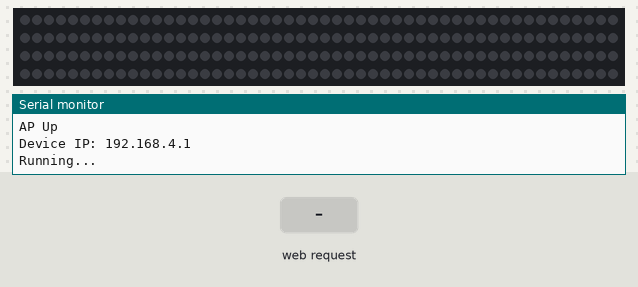
The sketch below on a simulated ESP8266 (NodeMCU). Shown: 200 RGB LEDs in strip order, left to right, continuing on the next row, the last lines printed to the serial monitor. The inputs (shaded band) are chosen by the test bench. Dim RGB values are drawn brighter than linear.

Above: at 1.2 s.
1.3 s: HTTP request GET /data?word=1 received
At 1.43 s:
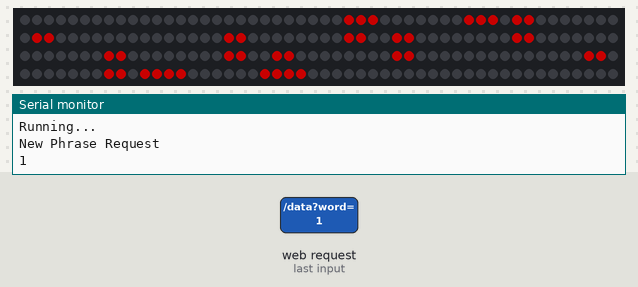
3.3 s: HTTP request GET /speed received
At 3.51 s:
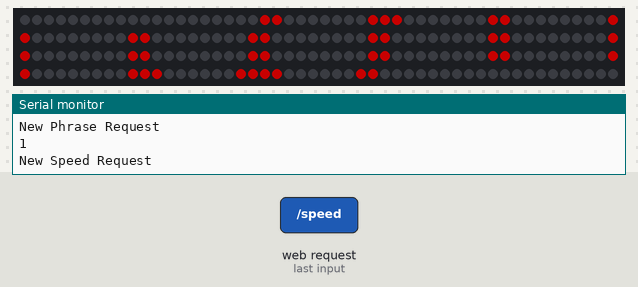
4.9 s: HTTP request GET /color received
Timing chart, 0 to 7.9 s (numbered marks = the images above; inputs shaded):
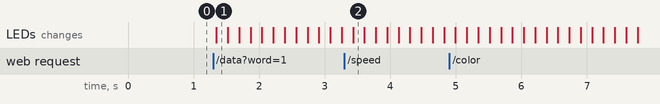

The sketch:

matrix.ino
```cpp
#include <NeoPixelBus.h>
#include <NeoPixelBrightnessBus.h>
#include <ESP8266WebServer.h>
#include "matrixletters.h"

#define colorSaturation 128

const uint8_t PixelCount = 200;
const uint8_t CharacterNumberLimit = 255;

static const int END_MARKER = 255;
static const int NUM_ROWS = 10;
unsigned int* letterIndices;
int UPDATES_PER_SECOND = 6;

char** rowChars;
int numChars = 0;
int rowPos = -1;
RgbColor letterColor;
RgbColor backgroundColor;

// Access Point Settings
ESP8266WebServer server(80);
const char ssid[] = "";
const char password[] = "";

//NeoPixelBus<NeoRgbFeature, Neo800KbpsMethod> strip(PixelCount);
NeoPixelBrightnessBus<NeoRgbFeature, Neo800KbpsMethod> strip(PixelCount);

void setup() {
  Serial.begin(115200);
  while (!Serial); // wait for serial attach

  // malloc rowChars
  rowChars = (char**) malloc(NUM_ROWS * (sizeof(char*)));
  for (int i = 0; i < NUM_ROWS; i++)
    rowChars[i] = (char*) malloc((CharacterNumberLimit + 1) * 5 * sizeof(char));

  letterIndices = (unsigned int*) malloc((CharacterNumberLimit + 2) * sizeof(unsigned int));  // add one for end mark and space
  letterIndices[0] = END_MARKER;

  // init colors
  letterColor = RgbColor(255, 0, 0);
  backgroundColor = RgbColor(0, 0, 0);

  Serial.println();
  Serial.println("Initializing...");
  Serial.flush();

  setupWifi();

  // this resets all the neopixels to an off state
  strip.Begin();
  strip.Show();

  strip.SetBrightness(100);
  Serial.println();
  Serial.println("Running...");
}

void setupWifi() {
  WiFi.softAP(ssid, password);
  IPAddress IP = WiFi.softAPIP();
  Serial.println("AP Up");
  Serial.print("Device IP: ");
  Serial.println(IP);
  server.on("/data", HTTP_GET, handleNewDisplay);
  server.on("/speed", HTTP_GET, handleChangeSpeed);
  server.on("/color", HTTP_GET, handleChangeLetterColor);
  server.on("/reset", HTTP_GET, handleReset);
  server.on("/backgroundColor", HTTP_GET, handleChangeBackgroundColor);
  server.on("/brightness", HTTP_GET, handleChangeBrightness); \
  server.begin();
}

void loop() {
  server.handleClient();

  scrollLetters();
  strip.Show();
  delay(1000 / UPDATES_PER_SECOND);
}

void scrollLetters() {
  if (rowPos < 0)
    return;
  char posChar;
  int colorIdx;
  char* rowString;

  for (int i = 0; i < NUM_ROWS; i++) {
    rowString = *(rowChars + i);
    for (int o = 0; o < 20; o++) {
      posChar = rowString[(o + rowPos) % (numChars * 5)]; // first row diff

      colorIdx = (i % 2 == 0) ? (i * 20) + o : ((i + 1) * 20) - o - 1;

      if (posChar == '1')
        strip.SetPixelColor(colorIdx, letterColor);
      else
        strip.SetPixelColor(colorIdx, backgroundColor);
    }
  }
  delay(1);
  rowPos++;
  if (rowPos == 2147483647) rowPos - 0; // if we reach max int
}

void getLedPositions() {
  // for each row
  for (int i = 0; i < NUM_ROWS; i++) {
    char rowString[5 * numChars + 1]; // each character gets (4 lights + space) + terminator in a row
    for (int l = 0; l < CharacterNumberLimit; l++) {
      // check if we reached the end of the letter indicies
      if (letterIndices[l] == END_MARKER) {
        rowString[5 * numChars] = '\0';
        break;
      }

      for (int r = 0; r < 4; r++)
        rowString[(l * 5) + r] = (i == 0 || i == 9) ? '0' : letters[letterIndices[l]][i - 1][r];
      rowString[(l * 5) + 4] = '0';
    }
    strncpy(*(rowChars + i), rowString, 5 * numChars + 1);
  }
  rowPos = 0;
}

void handleNewDisplay() {
  server.send(200, "text/html", "Data received");
  Serial.println("New Phrase Request");

  if (server.hasArg("word")) { // this is the variable sent from the client
    String recievedWord = server.arg("word");
    Serial.println(recievedWord);
    if (recievedWord.length()+1 >= CharacterNumberLimit) {
      Serial.println("too many characters");
      return;
    }
    for (int i = 0; i < recievedWord.length(); i++) {
      letterIndices[i] = letterMap[recievedWord.charAt(i)];
    }
    // end with a space
    letterIndices[recievedWord.length()] = letterMap['&'];
    letterIndices[recievedWord.length() + 1] = END_MARKER;
    numChars = recievedWord.length() + 1;
  }
  getLedPositions();
}

void handleChangeSpeed() {
  server.send(200, "text/html", "Data received");
  Serial.println("New Speed Request");

  if (server.hasArg("speed")) {
    int updateSpeed = server.arg("speed").toInt();
    if (updateSpeed == 0) return;
    UPDATES_PER_SECOND = updateSpeed;
  }
}

void handleChangeLetterColor() {
  server.send(200, "text/html", "Data received");
  Serial.println("letter color Request");

  if (server.hasArg("red") && server.hasArg("green") && server.hasArg("blue")) {
    float red = server.arg("red").toFloat() * 255;
    float green = server.arg("green").toFloat() * 255;
    float blue = server.arg("blue").toFloat() * 255 ;
    letterColor = RgbColor(red, green, blue);
  }
}

void handleChangeBackgroundColor() {
  server.send(200, "text/html", "Data received");
  Serial.println("Background Color Request");

  if (server.hasArg("red") && server.hasArg("green") && server.hasArg("blue")) {
    float red = server.arg("red").toFloat() * 255;
    float green = server.arg("green").toFloat() * 255;
    float blue = server.arg("blue").toFloat() * 255 ;
    backgroundColor = RgbColor(red, green, blue);
  }
}

void handleReset() {
  server.send(200, "text/html", "Data received");
  Serial.println("Reset Request");

  letterIndices[0] = END_MARKER;
  getLedPositions();

  // init colors
  letterColor = RgbColor(255, 0, 0);
  backgroundColor = RgbColor(0, 0, 0);

  setupWifi();

  // this resets all the neopixels to an off state
  strip.Begin();
  strip.Show();
}

void handleChangeBrightness() {
  server.send(200, "text/html", "Data received");
  Serial.println("Brightness Request");

  if (server.hasArg("brightness")) {
    int updateBrightness = server.arg("brightness").toInt();
    if (updateBrightness == 0) return;
    strip.SetBrightness(updateBrightness);
  }
}
```

matrixletters.h
```cpp
#ifndef _MATRIXLETTERS_H
#define _MATRIXLETTERS_H
#include <map>

 char letters[][8][5] = {
  // 8x4
  {"0110", "1001", "1001", "1001", "1111", "1001", "1001", "1001"}, // A
  {"1110", "1001", "1001", "1010", "1001", "1001", "1001", "1111"}, //B
  {"1111", "1000", "1000", "1000", "1000", "1000", "1000", "1111"}, //C
  {"1100", "1010", "1001", "1001", "1001", "1001", "1010", "1100"}, //D
  {"1111", "1000", "1000", "1000", "1111", "1000", "1000", "1111"}, //E
  {"1111", "1000", "1000", "1000", "1111", "1000", "1000", "1000"}, //F
  {"1111", "1000", "1000", "1000", "1011", "1001", "1001", "1111"}, //G
  {"1001", "1001", "1001", "1001", "1111", "1001", "1001", "1001"}, //H
  {"1111", "0110", "0110", "0110", "0110", "0110", "0110", "1111"}, //I
  {"1111", "0001", "0001", "0001", "0001", "1001", "1001", "1111"}, //J
  {"1001", "1010", "1100", "1100", "1100", "1100", "1010", "1001"}, //K
  {"1000", "1000", "1000", "1000", "1000", "1000", "1000", "1111"}, //L
  {"1001", "1001", "1111", "1001", "1001", "1001", "1001", "1001"}, //M
  {"1111", "1001", "1001", "1001", "1001", "1001", "1001", "1001"}, //n
  {"1111", "1001", "1001", "1001", "1001", "1001", "1001", "1111"}, //O
  {"1111", "1001", "1001", "1111", "1000", "1000", "1000", "1000"}, //P
  {"1111", "1001", "1001", "1001", "1001", "1111", "0010", "0001"}, //Q
  {"1111", "1001", "1001", "1001", "1111", "1100", "1010", "1001"}, //R
  {"1111", "1000", "1000", "1000", "1111", "0001", "0001", "1111"}, //S
  {"1111", "0110", "0110", "0110", "0110", "0110", "0110", "0110"}, //T
  {"1001", "1001", "1001", "1001", "1001", "1001", "1001", "1111"}, //U
  {"1001", "1001", "1001", "1001", "1001", "1001", "1001", "0110"}, //V
  {"1001", "1001", "1001", "1001", "1001", "1111", "1001", "1001"}, //W
  {"1001", "1001", "1001", "0110", "0110", "0110", "1001", "1001"}, //X
  {"1001", "1001", "1001", "1111", "0110", "0110", "0110", "0110"}, //Y
  {"1111", "1111", "0011", "0111", "1110", "1100", "1111", "1111"}, //Z
  {"0000", "0000", "0000", "0000", "0000", "0000", "0000", "0000"}, // Space [26]
  {"1111", "0001", "0001", "0111", "0110", "0000", "0110", "0110"}, // ?
  {"1111", "0101", "0010", "0001", "0001", "0010", "0101", "1111"}, // sigma
  {"1111", "1001", "1001", "1001", "1111", "1001", "1001", "1111"}, // theta
  {"0110", "0110", "0110", "0110", "0110", "0000", "0110", "0110"}, // ! [30]
  {"1110", "0110", "0110", "0110", "0110", "0110", "0110", "1111"}, // 1 [31]
  {"1111", "0001", "0001", "0001", "1111", "1000", "1000", "1111"}, // 2 [32]
  {"1111", "1111", "0001", "1111", "1111", "0001", "1111", "1111"}, // 3 [33]
  {"1001", "1001", "1001", "1111", "0011", "0011", "0011", "0011"}, // 4 [34]
  {"1111", "1000", "1000", "1110", "0001", "0001", "0001", "1110"}, // 5 [35]
  {"1111", "1000", "1000", "1000", "1111", "1001", "1001", "1111"}, // 6 [36]
  {"1111", "0001", "0001", "0001", "0001", "0001", "0010", "0100"}, // 7 [37]
  {"1111", "1001", "1001", "1111", "1001", "1001", "1001", "1111"}, // 8 [38]
  {"1111", "1001", "1001", "1111", "0011", "0011", "0011", "0011"}, // 9 [39]
  {"1111", "1001", "1001", "1001", "1001", "1001", "1001", "1111"}, // 0 [40]
  {"0110", "0110", "1111", "1000", "1111", "0001", "1111", "0110"}, // $ [41]
  {"0000", "0000", "0110", "1111", "1111", "0110", "0000", "0000"}, // + [42]
  {"0000", "1111", "1111", "0000", "0000", "1111", "1111", "0000"}, // = [43]
  {"0000", "0000", "0000", "1111", "1111", "0000", "0000", "0000"}, // - [44]
  {"0000", "0110", "0110", "0000", "0000", "0110", "0110", "0000"}, // : [45]
  // {"0110", "0110", "0110", "0000", "0000", "0000", "0000", "0000"}, // ' [46]
  {"0001", "0010", "0100", "1000", "1000", "0100", "0010", "0001"}, // < [46]
  {"1000", "0100", "0010", "0001", "0001", "0010", "0100", "1000"}, // > [47]
  {"1100", "1101", "0011", "0111", "1110", "1100", "1011", "0011"}, // %[48]
  {"0000", "0000", "0000", "0000", "0000", "0000", "1100", "1100"} // .[49]
};

std::map<char, int> letterMap = {{'A', 0}, {'B', 1}, {'C', 2}, {'D', 3}, {'E', 4}, {'F', 5}, {'G', 6}, {'H', 7},
{'I', 8}, {'J', 9}, {'K', 10}, {'L', 11}, {'M', 12}, {'N', 13}, {'O', 14}, {'P', 15}, {'Q', 16}, {'R', 17},
{'S', 18}, {'T', 19}, {'U', 20}, {'V', 21}, {'W', 22}, {'X', 23}, {'Y', 24}, {'Z', 25}, {'&', 26}, {'?', 27},  {'[', 28 }, {'*', 29},
{'!', 30}, {'1', 31}, {'2', 32}, {'3', 33}, {'4', 34}, {'5', 35}, {'6', 36}, {'7', 37}, {'8', 38}, {'9', 39}, {'0', 40}, {'$', 41},
{'+', 42}, {'=', 43}, {'-', 44}, {':', 45}, {'<', 46}, {'>', 47}, {'%', 48}, {'.', 49}


};

#endif
```

Measured:
- after the input at 1.3 s, the LEDs: change after 0.05 s (image 1)
